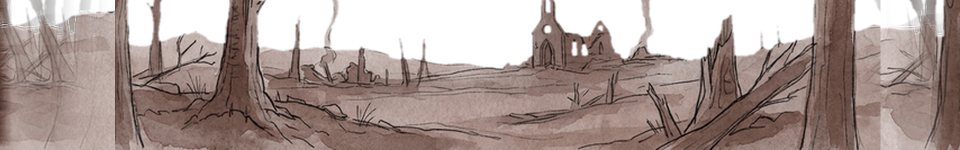
#> input picture assets/art/backgrounds/bg1944_far.png, 1920 x 300 px, found by its file name (shown at 1/2 size); its folder holds only this picture in this run
$ python fix_bg_seams.py ../assets/art/backgrounds/bg1944_far.png
#> lines starting #> are read from the running program, lines starting #| are printed output that depends on the picture
### scripts/build_sheets.py
#!/usr/bin/env python3
"""Asset post-processing for Hearts Across Time.

Subcommands:
  key      IN.png OUT.png [--color magenta|white]   chroma/luma key -> RGBA
  cell     IN.png OUT.png [--h 192]                 trim, scale, anchor to 150x210 cell
  compose  SPEC.json OUT.png                        build 4x8 (150x210) sheet from cells
  bgprep   IN.png OUT.png --maxh N [--color white]  key, seam-blend edges, cap height
  pair     IN.png OUT.png                           tile image 2x side by side (QC seams)
"""
import argparse, json, sys
from pathlib import Path

import numpy as np
from PIL import Image

CELL_W, CELL_H = 150, 210
ANCHOR_PAD = 4  # px margin between feet and cell bottom


# ---------- keying ----------

# [157 lines left out: functions _soft, _rgb2hsv, key_image, flood_key, alpha_bbox, trim and 2 more, not called in this run]


# ---------- backgrounds ----------

def seam_blend(im: Image.Image, frac=0.12) -> Image.Image:
    """Seamless horizontal tile: crossfade tepi kiri<->kanan LALU ramp koreksi
    supaya kolom 0 == kolom w-1 persis (junction ditutup, bukan cuma dihaluskan)."""
    arr = np.asarray(im.convert("RGBA")).astype(np.float32)
    h, w = arr.shape[:2]
    bw = max(8, int(w * frac))
    t = 0.5 * (1 - np.cos(np.pi * (np.arange(bw) + 0.5) / bw))  # smooth 0..1 (pusat piksel)
    t = t[None, :, None]
    left = arr[:, :bw].copy()
    right = arr[:, w - bw:].copy()
    arr[:, :bw] = left * t + right * (1 - t)        # kolom 0 mewarisi konten tepi kanan
    arr[:, w - bw:] = right * t + left * (1 - t)    # kolom w-1 mewarisi konten tepi kiri
    # ramp koreksi residual: kolom 0 digeser persis ke kolom w-1 dalam 24px
    jw = min(24, bw)
    delta = arr[:, 0] - arr[:, w - 1]
    ramp = (1 - np.arange(jw) / jw)[None, :, None]
    arr[:, :jw] -= delta[:, None, :] * ramp
    return Image.fromarray(np.clip(arr, 0, 255).astype(np.uint8), "RGBA")


# [120 lines left out: functions _hsv2rgb, depink_hues, seal_bottom, bgprep, pair, main, not called in this run]


# [2 lines that do not run on import are left out]

### scripts/fix_bg_seams.py
#!/usr/bin/env python3
"""Tutup seam tile horizontal pada PNG bg/fg FINAL di assets/art/backgrounds/ (plan 010).

Latar: seam_blend lama (pra-010) tidak pernah menyamakan kolom 0 dengan kolom
w-1, jadi junction tetap melompat (ukur: 50-335 deltaRGB/baris) walau bgprep
sudah dijalankan. Skrip ini menerapkan seam_blend TERKOREKSI dari build_sheets
langsung ke PNG final — tanpa regenerasi API, deterministik, interior >bw px
dari tepi tidak tersentuh.

  python scripts/fix_bg_seams.py            # proses daftar default (seam > 50)
  python scripts/fix_bg_seams.py a.png b.png --frac 0.08 --qc
"""
import sys
from pathlib import Path

import numpy as np
from PIL import Image

from build_sheets import seam_blend


def seamdiff(im: Image.Image) -> float:
    arr = np.asarray(im.convert("RGBA")).astype(np.int16)
    a, b = arr[:, 0], arr[:, -1]
    m = (a[:, 3] > 24) | (b[:, 3] > 24)
    if not m.any():
        return 0.0
    d = np.abs(a[m, :3] - b[m, :3]).sum()
    return float(d / m.sum())


DEFAULT = [  # layer dengan seamdiff > 50 saat audit 010
    "bg1944_far", "bg1944_mid", "bg1968A_far", "bg1968A_mid", "bg1968B_mid",
    "bg1999_far", "bg1999_mid", "bg2088_far", "bg2088_mid", "bg2088_near",
    "bg1968A_fg",
]


def main() -> int:
    args = [a for a in sys.argv[1:] if not a.startswith("--")]
    frac = 0.083  # bw ~160px pada 1920 — lebih sempit dari blend bgprep lama agar ghosting tak menumpuk
    qc = "--qc" in sys.argv
    for i, a in enumerate(sys.argv[1:]):
        if a == "--frac":
            frac = float(sys.argv[i + 2])
    names = args or DEFAULT
    root = Path(__file__).resolve().parent.parent
    ok = True
    for name in names:
        p = root / "assets/art/backgrounds" / (name if name.endswith(".png") else name + ".png")
        im = Image.open(p).convert("RGBA")
#> im is the input picture: PIL image 1920x300 RGBA; mean R, G, B, A 111, 94.1, 89.2, 192.9
        before = seamdiff(im)
#> in seamdiff, `a, b = arr[:, 0], arr[:, -1]`: a = 300 rows, first 6: [105, 76, 67, 254], [107, 78, 69, 254], [107, 78, 69, 254], [103, 75, 66, 254], [101, 72, 63, 254], [103, 73, 64, 254]; b has the same summary as a
#> in seamdiff, `d = np.abs(a[m, :3] - b[m, :3]).sum()`: d = 0
#> before = 0
        fixed = seam_blend(im, frac)
#> in seam_blend, `left = arr[:, :bw].copy()`:
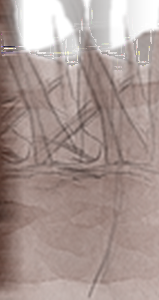
#> left: shape (300, 159, 4) float32; mean R, G, B, A 139.7, 121.9, 116.8, 219.3; transparent parts drawn white
#> in seam_blend, `right = arr[:, w - bw:].copy()`:
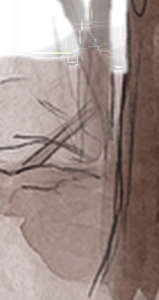
#> right: shape (300, 159, 4) float32; mean R, G, B, A 132.2, 114.4, 109.1, 221.9; transparent parts drawn white
#> in seam_blend, `delta = arr[:, 0] - arr[:, w - 1]`: delta = 300 rows, first 6: [-105, -76, -67, -254], [-107, -78, -69, -254], [-107, -78, -69, -254], [-103, -75, -66, -254], [-101, -72, -63, -254], [-103, -73, -64, -254]
#> in seam_blend, `arr[:, :jw] -= delta[:, None, :] * ramp`:
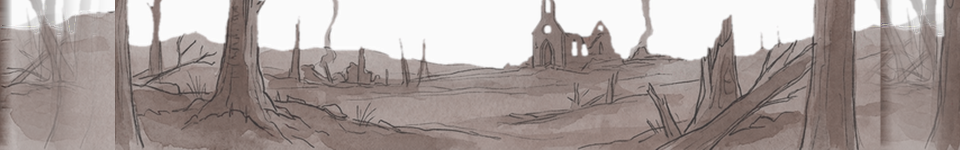
#> arr: shape (300, 1920, 4) float32 (shown at 1/2 size); mean R, G, B, A 110.6, 93.7, 88.7, 193.8; transparent parts drawn white
#> in seam_blend, `return Image.fromarray(np.clip(arr, 0, 255).astype(np.uint8), "RGBA")`:
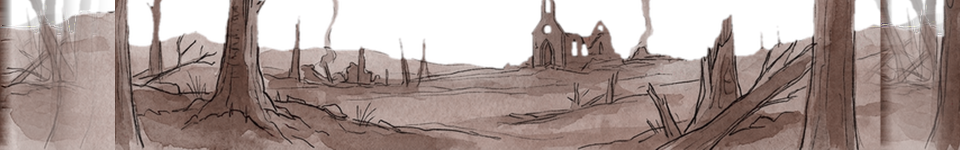
#> returned value: PIL image 1920x300 RGBA (shown at 1/2 size); mean R, G, B, A 110.5, 93.6, 88.6, 193.2; transparent parts drawn white
        after = seamdiff(fixed)
#> in seamdiff (call 2), `a, b = arr[:, 0], arr[:, -1]`: a = 300 rows, first 6: [104, 75, 66, 253], [106, 77, 68, 253], [106, 77, 68, 253], [102, 74, 65, 253], [100, 71, 62, 253], [102, 72, 63, 253]; b has the same summary as a
#> after = 0
        fixed.save(p)
        print(f"{p.name:20s} seamdiff {before:6.1f} -> {after:5.1f}")
#| bg1944_far.png       seamdiff    0.0 ->   0.0
        ok &= after < max(8.0, before * 0.25)
#> ok = True
        if qc:
            canvas = Image.new("RGBA", (im.width * 2, im.height), (40, 40, 40, 255))
            canvas.alpha_composite(fixed, (0, 0))
            canvas.alpha_composite(fixed, (im.width, 0))
            q = root / "assets/gen" / f"{name}_qc_pair.png"
            canvas.save(q)
            print(f"  qc {q}")
    print(f"done fix_bg_seams ok={ok}")
#| done fix_bg_seams ok=True
    return 0 if ok else 2


if __name__ == "__main__":
    sys.exit(main())
#> (the program exits here)

$ run again, on assets/art/backgrounds/bg1999_far.png
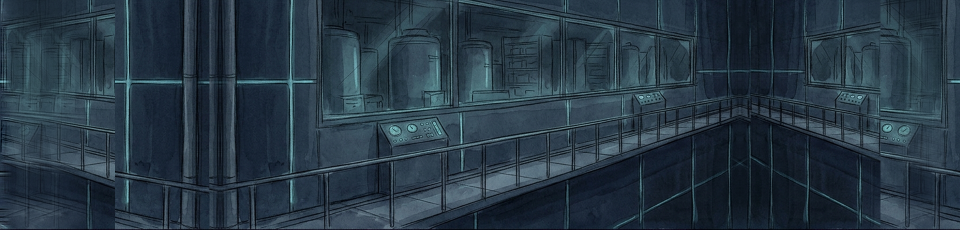
#> input picture assets/art/backgrounds/bg1999_far.png, 1920 x 460 px, found by its file name (shown at 1/2 size)
#> in main, im is the input picture: PIL image 1920x460 RGBA; mean R, G, B, A 39.2, 55.6, 68.2, 255
#> a = 460 rows, first 6: [33, 50, 65, 255], [37, 54, 70, 255], [41, 57, 73, 255], [40, 56, 72, 255], [40, 56, 72, 255], [41, 57, 73, 255]; b has the same summary as a
#> d = 0
#> in seam_blend, `right = arr[:, w - bw:].copy()`:
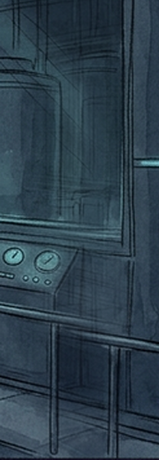
#> right: shape (460, 159, 4) float32; mean R, G, B, A 45.1, 63.3, 75.9, 255.1
#> delta = 460 rows, first 6: [7, 13, 11, 0], [6, 11, 8, 0], [6, 12, 9, 0], [10, 15, 11, 0], [12, 16, 11, 0], [6, 10, 5, 0]
#> in seam_blend, `arr[:, :jw] -= delta[:, None, :] * ramp`:
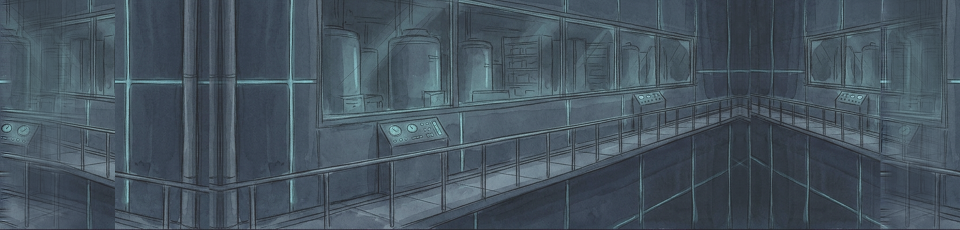
#> arr: shape (460, 1920, 4) float32 (shown at 1/2 size); mean R, G, B, A 39.1, 55.5, 68.1, 255.9; drawn with min black and max white
#> a = 460 rows, first 6: [33, 50, 65, 255], [36, 53, 69, 255], [40, 56, 72, 255], [39, 55, 71, 255], [39, 55, 71, 255], [40, 56, 72, 255]; b has the same summary as a
#> after = 0
#| bg1999_far.png       seamdiff    0.0 ->   0.0
#> ok = True
#| done fix_bg_seams ok=True
